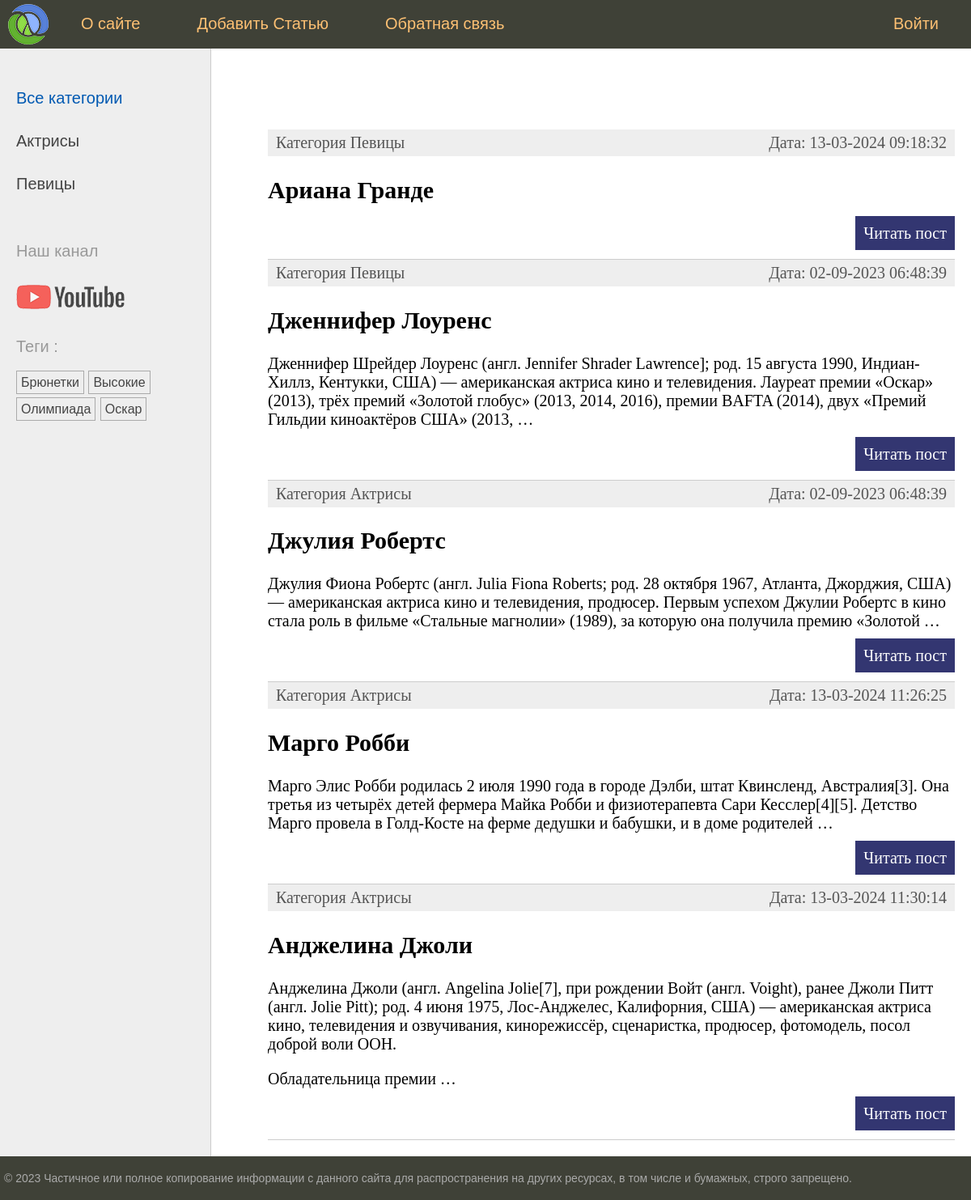
Screenshot of /women/ with the database file from the repository.
### women/models.py (models this page shows, shortened)
class Category(models.Model):
    name = models.CharField(max_length=100, db_index=True)
    slug = models.SlugField(max_length=255, unique=False, db_index=True)
    def get_absolute_url(self):
        return reverse("category", kwargs={"cat_slug": self.slug})

class TagPost(models.Model):
    tag = models.CharField(max_length=100, db_index=True)
    slug = models.SlugField(max_length=255, unique=True, db_index=True)
    def get_absolute_url(self):
        return reverse("tag", kwargs={"tag_slug": self.slug})

class Women(models.Model):
    class Status(models.IntegerChoices):
        DRAFT = 0, "Черновик"
        PUBLISHED = 1, "Опубликовано"
    title = models.CharField(max_length=255)
    slug = models.SlugField(
        max_length=255,
        unique=True,
        db_index=True,
    )
    content = models.TextField(blank=True)
    time_create = models.DateTimeField(auto_now_add=True)
    time_update = models.DateTimeField(auto_now=True)
    is_published = models.BooleanField(choices=Status.choices, default=Status.PUBLISHED)
    objects = models.Manager()
    published = PublishedManager()
    cat = models.ForeignKey("Category", on_delete=models.PROTECT, related_name="posts")
    tags = models.ManyToManyField("TagPost", blank=True, related_name="tags")
    husband = models.OneToOneField(
        "Husband",
        on_delete=models.SET_NULL,
        null=True,
        blank=True,
        related_name="wuman",
    )
    class Meta:
        verbose_name = "Известные Женщины"
        verbose_name_plural = "Известные Женщины"
        ordering = ["-time_create"]
        indexes = [
            models.Index(fields=["-time_create"]),
        ]
    def get_absolute_url(self):
        return reverse("post", kwargs={"post_slug": self.slug})

### women/views.py (the view)
# urls.py: path("", views.index, name="home"),
def index(request):
    posts = Women.published.all().select_related("cat")
    data = {
        "title": "Главная Страница",
        "menu": menu,
        "posts": posts,
        "cat_selected": 0,
    }
    return render(request, "women/index.html", context=data)

### women/models.py (called while the page is built)
    def get_queryset(self):
        return super().get_queryset().filter(is_published=Women.Status.PUBLISHED)

### women/templatetags/women_tags.py (called while the page is built)
@register.inclusion_tag("women/list_categories.html")
def show_categories(cat_selected=0):
    cats = Category.objects.annotate(total=Count("posts")).filter(total__gt=0)
    return {"cats": cats, "cat_selected": cat_selected}

@register.inclusion_tag("women/list_tags.html")
def show_all_tags():
    return {"tags": TagPost.objects.annotate(total=Count("tags")).filter(total__gt=0)}

### women/templates/women/index.html (shortened to what this page needs)
{% extends 'base.html' %}
{% block content %}
<ul class="list-articles">
    {% for p in posts %}
    <li>
        <div class="article-panel">
            <p class="first">Категория {{p.cat.name}}</p>
            <p class="last">Дата: {{p.time_update | date:"d-m-Y H:i:s"}}</p>
        </div>
        <h2>{{p.title}}</h2>
        {% autoescape off %}
        {{p.content | linebreaks |truncatewords:40 }}
        {% endautoescape %}
        <p class="link-read-post"><a href="{{ p.get_absolute_url }}">Читать пост</a></p>
    </li>
    {% endfor %}
</ul>
{% endblock %}

### women/templates/women/list_categories.html
{% for cat in cats%}
{% if cat.id == cat_selected%}
<li class="selected">{{cat.name}}</li>
{%else%}
<li><a href="{{ cat.get_absolute_url}}">{{cat.name}}</a></li>
{%endif%}
{% endfor %}

### women/templates/women/list_tags.html
{% if tags %}
<p> Теги :</p>
<ul class="tags-list">
    {% for t in tags%}
    <li><a href="{{t.get_absolute_url}}">{{t.tag}}</a></li>
    {% endfor %}
</ul>
{% endif%}

### rows the page displays
Category: name "Актрисы"
Category: name "Певицы"
TagPost: tag "Брюнетки"
TagPost: tag "Высокие"
TagPost: tag "Олимпиада"
TagPost: tag "Оскар"
Women: cat.name "Певицы", time_update "13-03-2024 09:18:32", title "Ариана Гранде"
Women: cat.name "Певицы", time_update "02-09-2023 06:48:39", title "Дженнифер Лоуренс", content "Дженнифер Шрейдер Лоуренс (англ. Jennifer Shrader Lawrence]; род. 15 августа 1990, Индиан-Хиллз, Кентукки, США) — американская актриса кино и телевидения. Лауреат премии «Оскар» (2013), трёх премий «Золотой глобус» (2013, 2014, 2016), премии BAFTA (2014), двух «Премий Гильдии киноактёров США» (2013, …"
Women: cat.name "Актрисы", time_update "02-09-2023 06:48:39", title "Джулия Робертс", content "Джулия Фиона Робертс (англ. Julia Fiona Roberts; род. 28 октября 1967, Атланта, Джорджия, США) — американская актриса кино и телевидения, продюсер. Первым успехом Джулии Робертс в кино стала роль в фильме «Стальные магнолии» (1989), за которую она получила премию «Золотой …"
Women: cat.name "Актрисы", time_update "13-03-2024 11:26:25", title "Марго Робби", content "Марго Элис Робби родилась 2 июля 1990 года в городе Дэлби, штат Квинсленд, Австралия[3]. Она третья из четырёх детей фермера Майка Робби и физиотерапевта Сари Кесслер[4][5]. Детство Марго провела в Голд-Косте на ферме дедушки и бабушки, и в доме родителей …"
Women: cat.name "Актрисы", time_update "13-03-2024 11:30:14", title "Анджелина Джоли", content "Анджелина Джоли (англ. Angelina Jolie[7], при рождении Войт (англ. Voight), ранее Джоли Питт (англ. Jolie Pitt); род. 4 июня 1975, Лос-Анджелес, Калифорния, США) — американская актриса кино, телевидения и озвучивания, кинорежиссёр, сценаристка, продюсер, фотомодель, посол доброй воли ООН. Обладательница премии …"

### other values shown
{{ m.title }} "О сайте" "Добавить Статью" "Обратная связь" "Войти"
